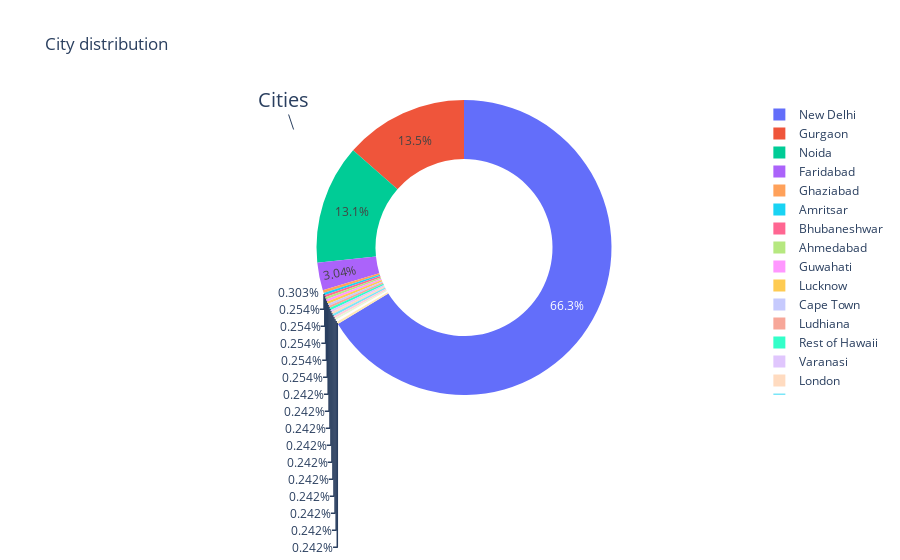

Notebook code cell kept with this figure:
### Markdown cell above
# Let us try to understand the coverage of city

### Code cell
from plotly.offline import download_plotlyjs,init_notebook_mode,plot,iplot
import plotly.graph_objs as go
init_notebook_mode(connected=True)

labels=list(df['City'].value_counts().head(20).index)
values=list(df['City'].value_counts().head(20).values)
fig={
    
    'data':[
        
        {
            'type':'pie',
            'hoverinfo':'label+percent',
            'labels':labels,
            'values':values,
            'hole' : 0.6,
            
        }
    ],
    'layout':{
        'title':'City distribution',
        'annotations':[
            {
            'text':'Cities',
            'font': {'size':20},
            'showarrow': True,
            'x':0.2,
            'y':0.9,
            },
        ]
    }
}

iplot(fig)

### Figure 1 — Plotly figure (JSON) as saved in the notebook; plotly's stock layout.template omitted (floating-point values rounded to 4 significant figures)
{"data": [{"hole": 0.6, "hoverinfo": "label+percent", "labels": ["New Delhi", "Gurgaon", "Noida", "Faridabad", "Ghaziabad", "Amritsar", "Bhubaneshwar", "Ahmedabad", "Guwahati", "Lucknow", "Cape Town", "Ludhiana", "Rest of Hawaii", "Varanasi", "London", "Dubai", "Savannah", "Dubuque", "Mangalore", "Mumbai"], "type": "pie", "values": [5473, 1118, 1080, 251, 25, 21, 21, 21, 21, 21, 20, 20, 20, 20, 20, 20, 20, 20, 20, 20]}], "layout": {"annotations": [{"font": {"size": 20}, "showarrow": true, "text": "Cities", "x": 0.2, "y": 0.9}], "title": {"text": "City distribution"}}}
